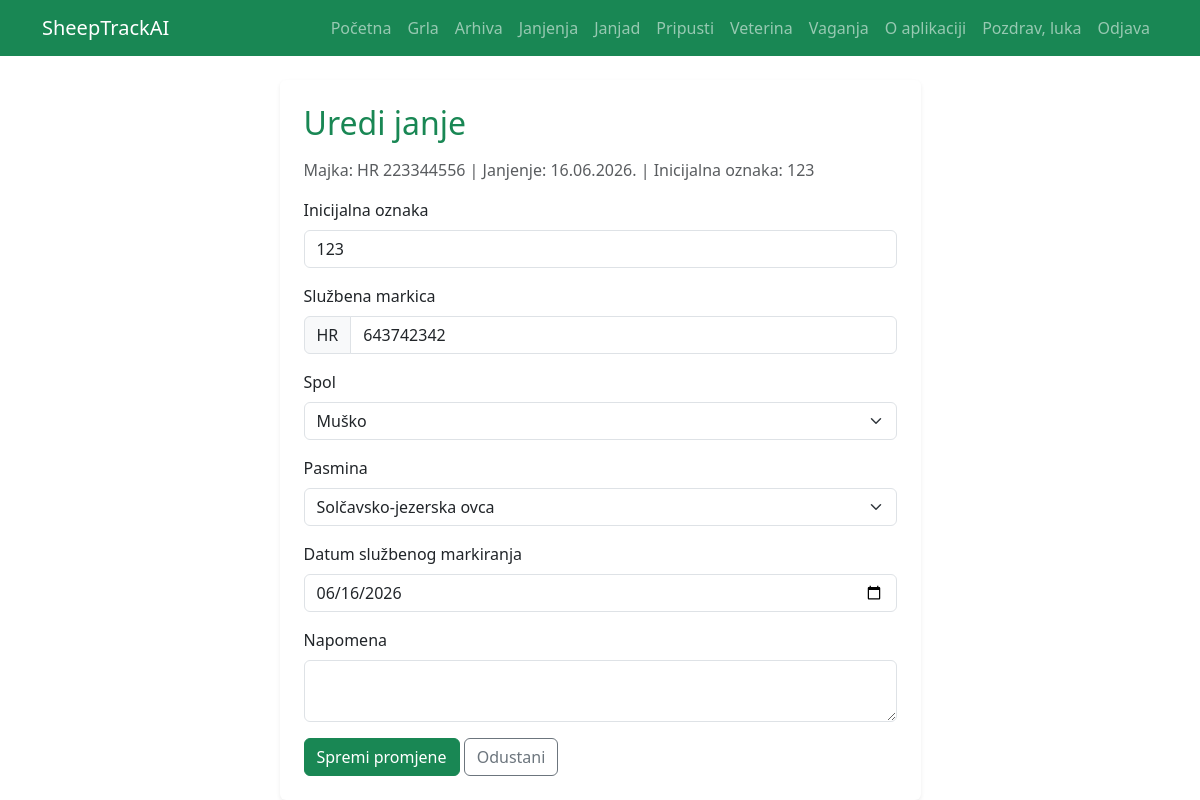
/lambing/lambs/2/edit/ (signed in), run on the app's committed database.
### lambing/models.py (models this page shows, shortened)
class Lamb(models.Model):
    SEX_CHOICES = [
        ("Z", "Žensko"),
        ("M", "Muško"),
    ]
    lambing = models.ForeignKey(
        Lambing,
        on_delete=models.CASCADE,
        related_name="lambs",
        verbose_name="Janjenje"
    )
    initial_tag = models.CharField(max_length=3, verbose_name="Inicijalna oznaka")
    official_tag = models.CharField(
        max_length=12,
        blank=True,
        verbose_name="Službena markica"
    )
    sex = models.CharField(
        max_length=1,
        choices=SEX_CHOICES,
        verbose_name="Spol"
    )
    breed = models.CharField(
        max_length=50,
        choices=Sheep.BREED_CHOICES,
        blank=True,
        verbose_name="Pasmina janjeta"
    )
    marking_date = models.DateField(
        null=True,
        blank=True,
        verbose_name="Datum službenog markiranja"
    )
    notes = models.TextField(blank=True, verbose_name="Napomena")
    converted_sheep = models.OneToOneField(
        Sheep,
        on_delete=models.SET_NULL,
        null=True,
        blank=True,
        related_name="source_lamb",
        verbose_name="Povezano grlo"
    )
    created_at = models.DateTimeField(auto_now_add=True)

class Lambing(models.Model):
    mother = models.ForeignKey(
        Sheep,
        on_delete=models.CASCADE,
        related_name="lambings",
        verbose_name="Majka"
    )
    lambing_date = models.DateField(verbose_name="Datum janjenja")
    father_sheep = models.ForeignKey(
        Sheep,
        on_delete=models.SET_NULL,
        null=True,
        blank=True,
        related_name="fathered_lambings",
        verbose_name="Otac iz stada"
    )
    father = models.CharField(
        max_length=12,
        blank=True,
        verbose_name="Otac / ovan izvan stada"
    )
    lamb_count = models.PositiveSmallIntegerField(
        verbose_name="Broj janjadi",
        choices=[
            (1, "1 janje"),
            (2, "2 janjeta"),
            (3, "3 janjeta"),
            (4, "4 janjeta"),
            (5, "5 janjadi"),
        ],
        default=1
    )
    notes = models.TextField(blank=True, verbose_name="Napomena")
    created_at = models.DateTimeField(auto_now_add=True)

### sheep/models.py (models this page shows, shortened)
class Sheep(models.Model):
    BREED_CHOICES = [
        ('CIGAJA', 'Cigaja'),
        ('CRESKA', 'Creska ovca'),
        ('DALMATINSKA_PRAMENKA', 'Dalmatinska pramenka'),
        ('DUBROVACKA_RUDA', 'Dubrovačka ovca – ruda'),
        ('ISTARSKA', 'Istarska ovca'),
        ('KRCKA', 'Krčka ovca'),
        ('LICKA_PRAMENKA', 'Lička pramenka'),
        ('PASKA', 'Paška ovca'),
        ('RAPSKA', 'Rapska ovca'),
        ('ISTOCNOFRIZIJSKA', 'Istočnofrizijska ovca'),
        ('MERINOLANDSCHAF', 'Merinolnadschaf / merinolandšaf'),
        ('ROMANOVSKA', 'Romanovska ovca'),
        ('SOLCAVSKO_JEZERSKA', 'Solčavsko-jezerska ovca'),
        ('SUFFOLK', 'Suffolk / safolk'),
        ('TRAVNICKA_PRAMENKA', 'Travnička / vlašićka / dubska pramenka'),
        ('DORPER', 'Dorper'),
        ('TEXEL', 'Texel / teksel'),
        ('KERRY_HILL', 'Kerry Hill'),
        ('CLUN_FOREST', 'Clun forest'),
        ('KAMERUNSKA', 'Kamerunska ovca'),
        ('BERRICHON_DU_CHER', 'Berrichon du Cher'),
        ('LACAUNE', 'Lacaune / lakon'),
        ('OSTALO', 'Ostalo'),
    ]
    SEX_CHOICES = [
        ('Z', 'Žensko'),
        ('M', 'Muško'),
    ]
    CATEGORY_CHOICES = [
        ('JANJE', 'Janje'),
        ('SILJEZICA', 'Šilježica'),
        ('OVNIC', 'Ovnić'),
        ('OVCA', 'Ovca'),
        ('OVAN', 'Ovan'),
    ]
    STATUS_CHOICES = [
        ('ACTIVE', 'Aktivno'),
        ('SOLD', 'Prodano'),
        ('DEAD', 'Uginulo'),
        ('SLAUGHTERED', 'Zaklano'),
    ]
    farm = models.ForeignKey(
        Farm,
        on_delete=models.CASCADE,
        related_name='sheep'
    )
    eid_number = models.CharField(
        max_length=12,
        unique=True,
        verbose_name="Životni broj"
    )
    breed = models.CharField(
        max_length=50,
        choices=BREED_CHOICES,
        default='SOLCAVSKO_JEZERSKA',
        verbose_name="Pasmina"
    )
    sex = models.CharField(
        max_length=1,
        choices=SEX_CHOICES,
        default='Z',
        verbose_name="Spol"
    )
    birth_date = models.DateField(
        verbose_name="Datum rođenja"
    )
    is_breeding_ram = models.BooleanField(
        default=False,
        verbose_name="Rasplodni ovan"
    )
    category = models.CharField(
        max_length=20,
        choices=CATEGORY_CHOICES,
        default='JANJE',
        verbose_name="Kategorija"
    )
    status = models.CharField(
        max_length=20,
        choices=STATUS_CHOICES,
        default='ACTIVE',
        verbose_name="Status"
    )
    exit_date = models.DateField(
        null=True,
        blank=True,
        verbose_name="Datum izlaska"
    )
    exit_reason = models.TextField(
        blank=True,
        verbose_name="Razlog / napomena izlaska"
    )
    notes = models.TextField(
        blank=True,
        verbose_name="Napomena"
    )
    created_at = models.DateTimeField(
        auto_now_add=True
    )

### lambing/views.py (the view)
# urls.py: path("lambs/<int:pk>/edit/", lamb_update, name="lamb_update"),
@login_required
def lamb_update(request, pk):
    farm = get_user_farm(request.user)
    lamb = get_object_or_404(
        Lamb,
        pk=pk,
        lambing__mother__farm=farm
    )
    if request.method == "POST":
        form = LambForm(request.POST, instance=lamb)
        if form.is_valid():
            form.save()
            return redirect("lamb_list")
    else:
        initial = {
            "official_tag": lamb.official_tag.replace("HR ", "") if lamb.official_tag else ""
        }
        form = LambForm(instance=lamb, initial=initial)
    return render(request, "lambing/lamb_update.html", {
        "form": form,
        "lamb": lamb,
    })

### lambing/views.py (called while the page is built)
def get_user_farm(user):
    return Farm.objects.filter(owner=user).first()

### templates/lambing/lamb_update.html (shortened to what this page needs)
{% extends 'base.html' %}
{% block content %}
<div class="row justify-content-center">
    <div class="col-md-7">
        <div class="card shadow-sm border-0">
            <div class="card-body p-4">
                <h2 class="text-success mb-3">
                    Uredi janje
                </h2>
                <p class="text-muted">
                    Majka: {{ lamb.lambing.mother.eid_number }} |
                    Janjenje: {{ lamb.lambing.lambing_date|date:"d.m.Y." }} |
                    Inicijalna oznaka: {{ lamb.initial_tag }}
                </p>
                <form method="post">
                    <div class="mb-3">
                        <label class="form-label">Inicijalna oznaka</label>
                        {{ form.initial_tag }}
                    </div>
                    <div class="mb-3">
                        <label class="form-label">Službena markica</label>
                        <div class="input-group">
                            <span class="input-group-text">HR</span>
                            {{ form.official_tag }}
                        </div>
                    </div>
                    <div class="mb-3">
                        <label class="form-label">Spol</label>
                        {{ form.sex }}
                    </div>
                    <div class="mb-3">
                        <label class="form-label">Pasmina</label>
                        {{ form.breed }}
                    </div>
                    <div class="mb-3">
                        <label class="form-label">Datum službenog markiranja</label>
                        {{ form.marking_date }}
                    </div>
                    <div class="mb-3">
                        <label class="form-label">Napomena</label>
                        {{ form.notes }}
                    </div>
                    <button class="btn btn-success">
                        Spremi promjene
                    </button>
                    <a href="{% url 'lamb_list' %}" class="btn btn-outline-secondary">
                        Odustani
                    </a>
                </form>
            </div>
        </div>
    </div>
</div>
{% endblock %}

### templates/base.html (shortened to what this page needs)
<!DOCTYPE html>
<html lang="hr">
<head>
    <link href="https://cdn.jsdelivr.net/npm/bootstrap@5.3.7/dist/css/bootstrap.min.css" rel="stylesheet">
</head>
<body>
<nav class="navbar navbar-expand-lg navbar-dark bg-success">
    <div class="container">
        <a class="navbar-brand" href="/">
            SheepTrackAI
        </a>
        <div class="collapse navbar-collapse" id="navbarNav">
            <ul class="navbar-nav ms-auto">
               <li class="nav-item">
                    <a class="nav-link" href="/">Početna</a>
                </li>
                <li class="nav-item">
                    <a class="nav-link" href="{% url 'sheep_list' %}">Grla</a>
                </li>
                <li class="nav-item">
                    <a class="nav-link" href="{% url 'sheep_archive' %}">Arhiva</a>
                </li>
                <li class="nav-item">
                        <a class="nav-link" href="{% url 'lambing_list' %}">Janjenja</a>
                </li>
                <li class="nav-item">
                    <a class="nav-link" href="{% url 'lamb_list' %}">Janjad</a>
                </li>
                <li class="nav-item">
                    <a class="nav-link" href="{% url 'breeding_list' %}">Pripusti</a>
                </li>
                <li class="nav-item">
                    <a class="nav-link" href="{% url 'veterinary_list' %}">Veterina</a>
                </li>
                <li class="nav-item">
                    <a class="nav-link" href="{% url 'weight_list' %}">Vaganja</a>
                </li>
                <li class="nav-item">
                    <a class="nav-link" href="{% url 'about' %}">O aplikaciji</a>
                </li>
                {% if user.is_authenticated %}
                <li class="nav-item">
                    <span class="nav-link">
                        Pozdrav, {{ user.username }}
                    </span>
                </li>
                <li class="nav-item">
                    <a class="nav-link" href="{% url 'logout' %}">
                        Odjava
                    </a>
                </li>
                {% endif %}
            </ul>
        </div>
    </div>
</nav>
<div class="container mt-4">
    {% block content %}
    {% endblock %}
</div>
</body>
</html>

### data on the page
Lamb: lambing.mother.eid_number "HR 223344556", lambing.lambing_date "16.06.2026.", initial_tag "123", official_tag "643742342", sex "Muško", breed "Solčavsko-jezerska ovca", marking_date "06/16/2026"

### other printed values
{{ user.username }} "luka"
